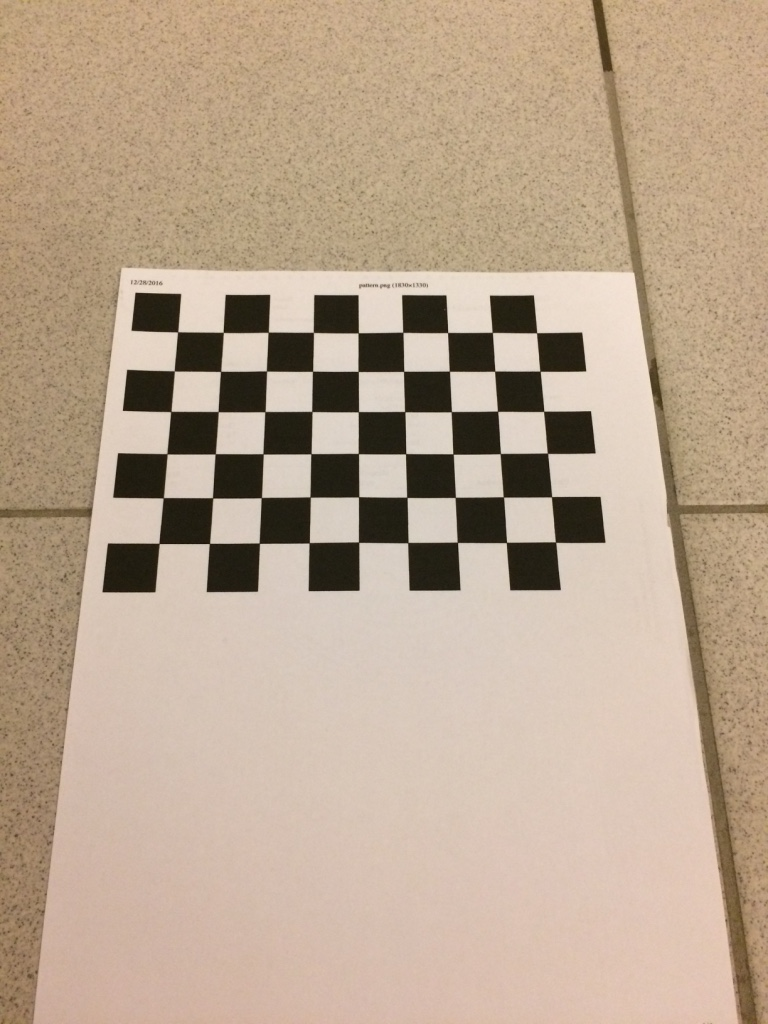
#> input picture calibration_iPhone5s/thumb_IMG_0921_1024.jpg, 768 x 1024 px; its folder holds only this picture in this run
$ jupyter execute --allow-errors camera_calibration.ipynb   (shell and % lines are left out)
#> lines starting #> are read from the running program, lines starting #| are printed output that depends on the picture; after the words box and inside, x2 and y2 are one past the last pixel; in counts of white or black regions, pixels touching at a corner belong together
Camera Calibration with OpenCV
===

### Run the code in the cell below to extract object points and image points for camera calibration.

[cell 1]
import numpy as np
import cv2
import glob
import matplotlib
matplotlib.use('qt5agg')
import matplotlib.pyplot as plt

#%matplotlib inline
#%matplotlib qt

# prepare object points, like (0,0,0), (1,0,0), (2,0,0) ....,(6,5,0)
objp = np.zeros((6*9,3), np.float32)
objp[:,:2] = np.mgrid[0:9, 0:6].T.reshape(-1,2)

# Arrays to store object points and image points from all the images.
objpoints = [] # 3d points in real world space
imgpoints = [] # 2d points in image plane.

# Make a list of calibration images
#images = glob.glob('calibration_wide/GO*.jpg')
images = glob.glob('calibration_iPhone5s/thumb*.jpg')

# Step through the list and search for chessboard corners
for idx, fname in enumerate(images):
    img = cv2.imread(fname)
#> img is the input picture: shape (1024, 768, 3); mean B, G, R 144.4, 165.7, 186.5
    gray = cv2.cvtColor(img, cv2.COLOR_BGR2GRAY)
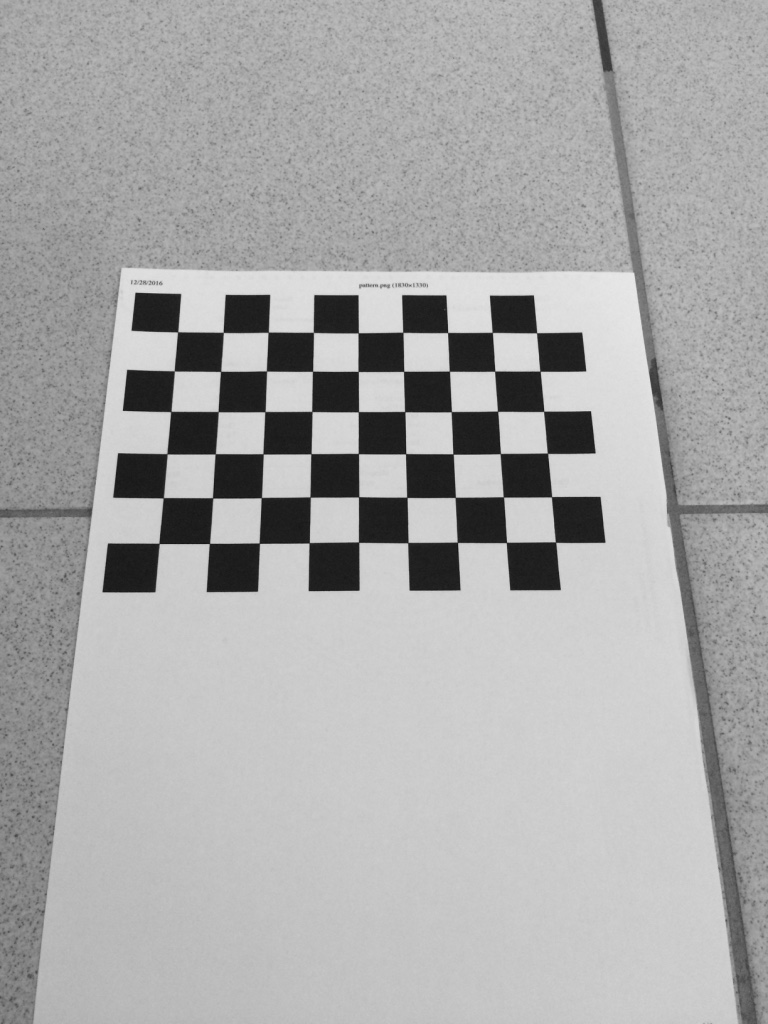
#> gray: shape (1024, 768); min 21, max 233, mean 169.5

    # Find the chessboard corners
    ret, corners = cv2.findChessboardCorners(gray, (9,6), None)
#> ret = True; corners = 54 rows, first 8: [177.6, 331.8], [223.3, 332.4], [268.3, 332.3], [313.4, 332.4], [358.3, 332.7], [402.8, 332.3], [447.6, 332.5], [492.3, 332.5]

    # If found, add object points, image points
    if ret == True:
        objpoints.append(objp)
        imgpoints.append(corners)

        # Draw and display the corners
        cv2.drawChessboardCorners(img, (9,6), corners, ret)
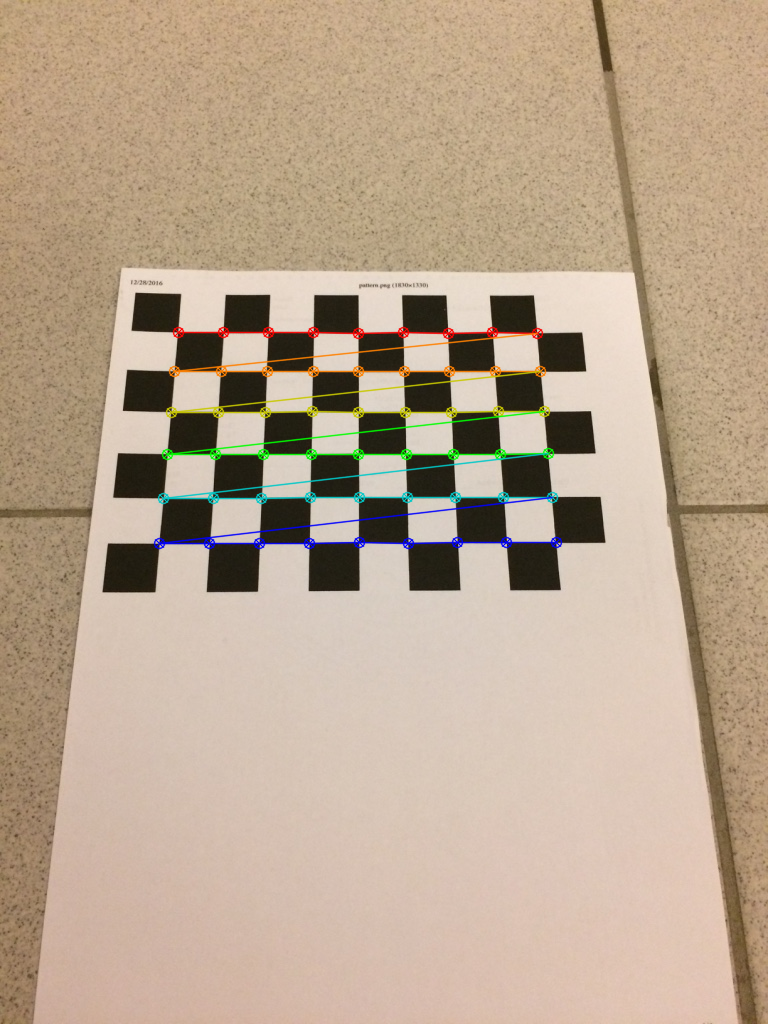
#> img: shape (1024, 768, 3); 2.11% of pixels changed, all inside (x1, y1, x2, y2) = (153, 326, 563, 550)
        #write_name = 'corners_found'+str(idx)+'.jpg'
        #cv2.imwrite(write_name, img)
        cv2.imshow('img', img)
        cv2.waitKey(500)

cv2.destroyAllWindows()

$ run again, on calibration_iPhone5s/thumb_IMG_0928_1024.jpg
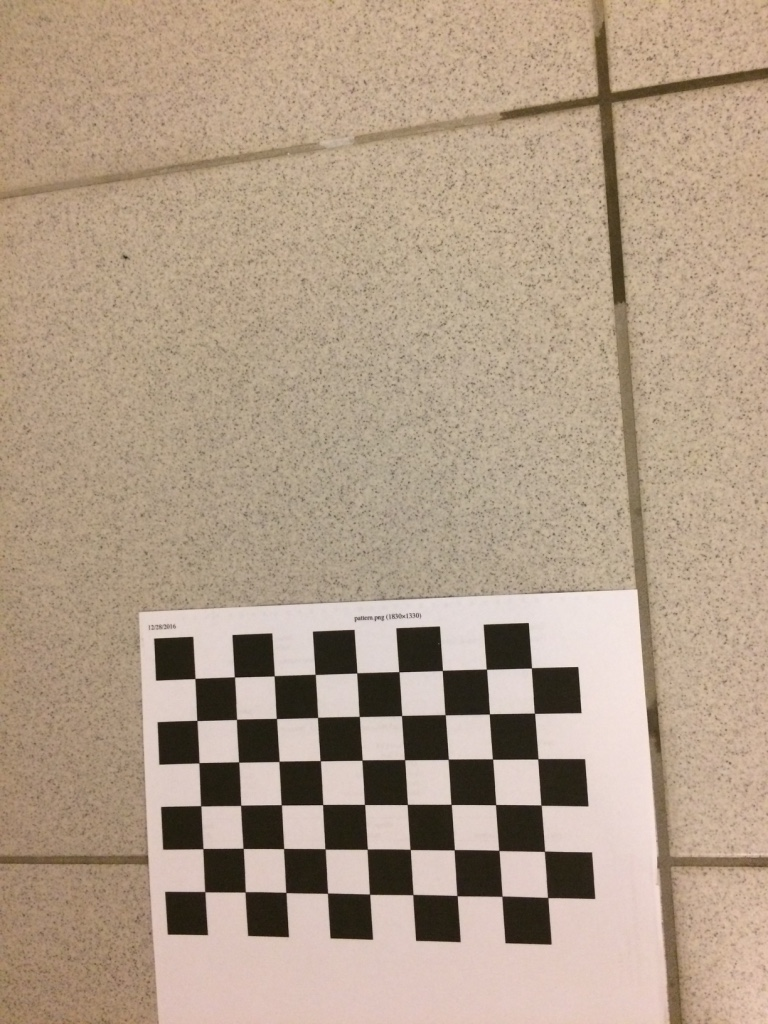
#> input picture calibration_iPhone5s/thumb_IMG_0928_1024.jpg, 768 x 1024 px
#> img is the input picture: shape (1024, 768, 3); mean B, G, R 136.6, 156.8, 177
#> `gray = cv2.cvtColor(img, cv2.COLOR_BGR2GRAY)`:
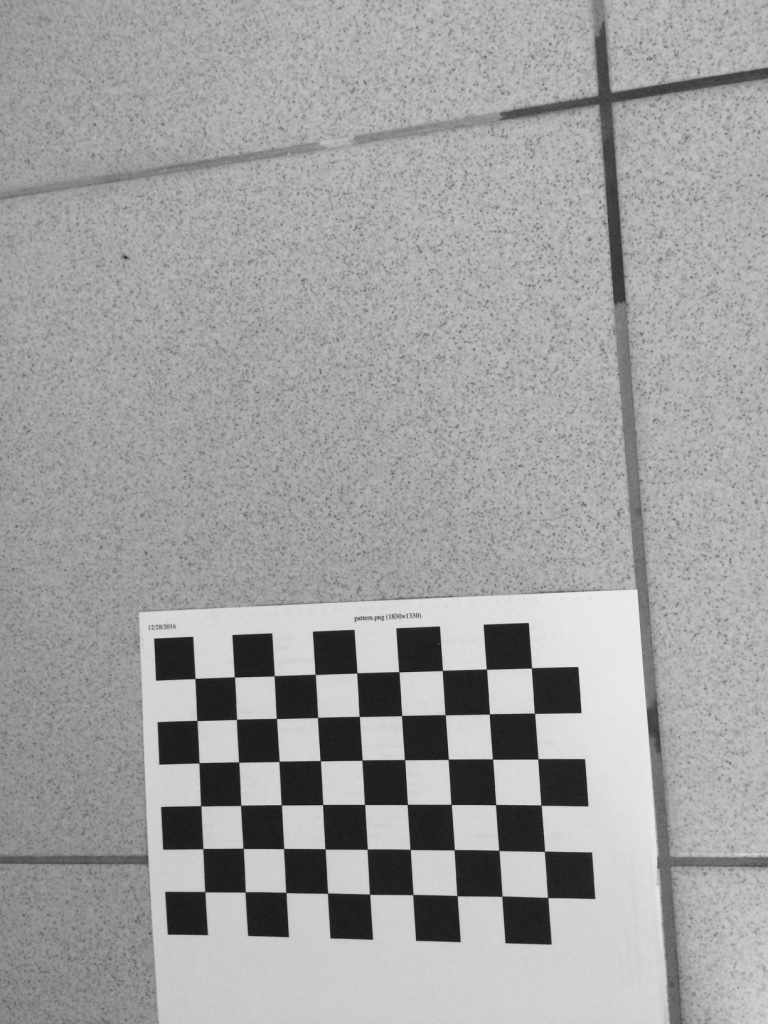
#> gray: shape (1024, 768); min 18, max 236, mean 160.5
#> ret = True; corners = 54 rows, first 8: [195, 678.5], [234.5, 676.9], [274.2, 675.7], [315.3, 674.4], [356.8, 672.8], [398.9, 671.7], [442.4, 670.4], [486.4, 669.2]
#> `cv2.drawChessboardCorners(img, (9,6), corners, ret)`:
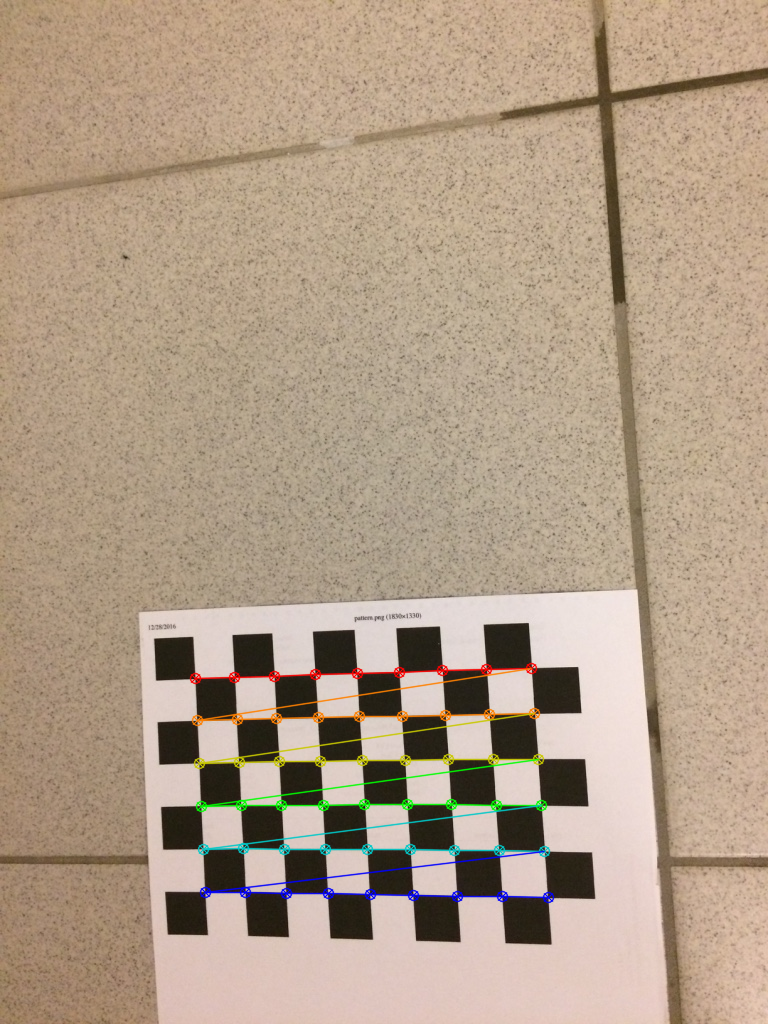
#> img: shape (1024, 768, 3); 1.95% of pixels changed, all inside (x1, y1, x2, y2) = (189, 662, 555, 904)

$ run again, on calibration_iPhone5s/thumb_IMG_0929_1024.jpg
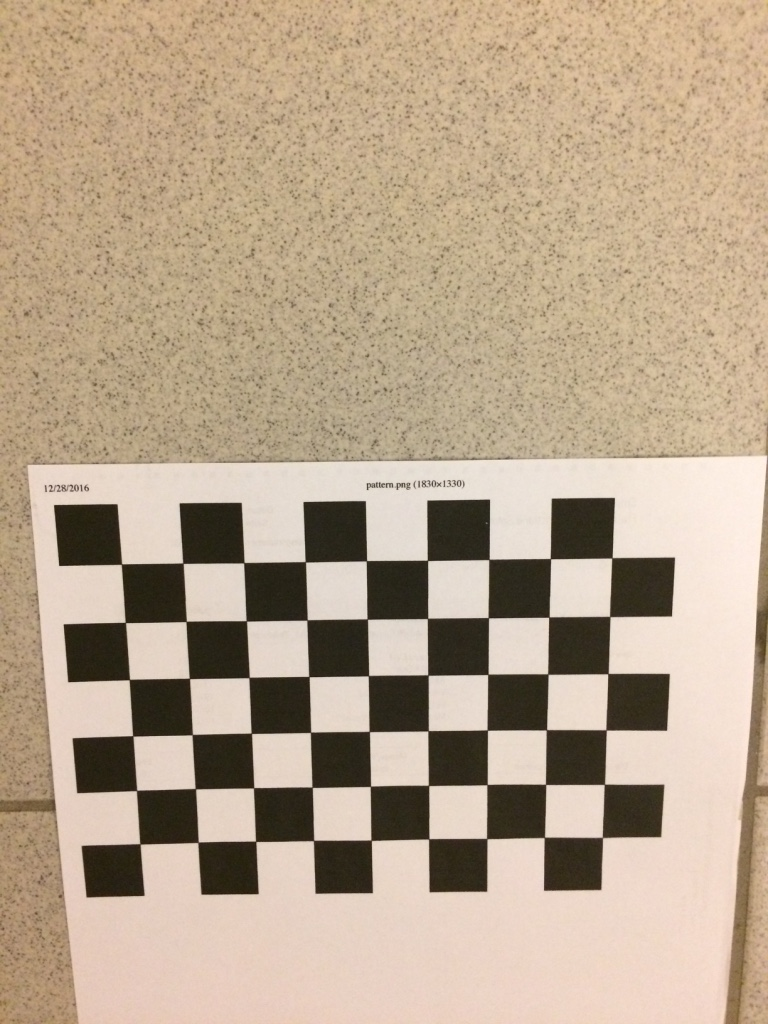
#> input picture calibration_iPhone5s/thumb_IMG_0929_1024.jpg, 768 x 1024 px
#> img is the input picture: shape (1024, 768, 3); mean B, G, R 142, 165, 184.3
#> `gray = cv2.cvtColor(img, cv2.COLOR_BGR2GRAY)`:
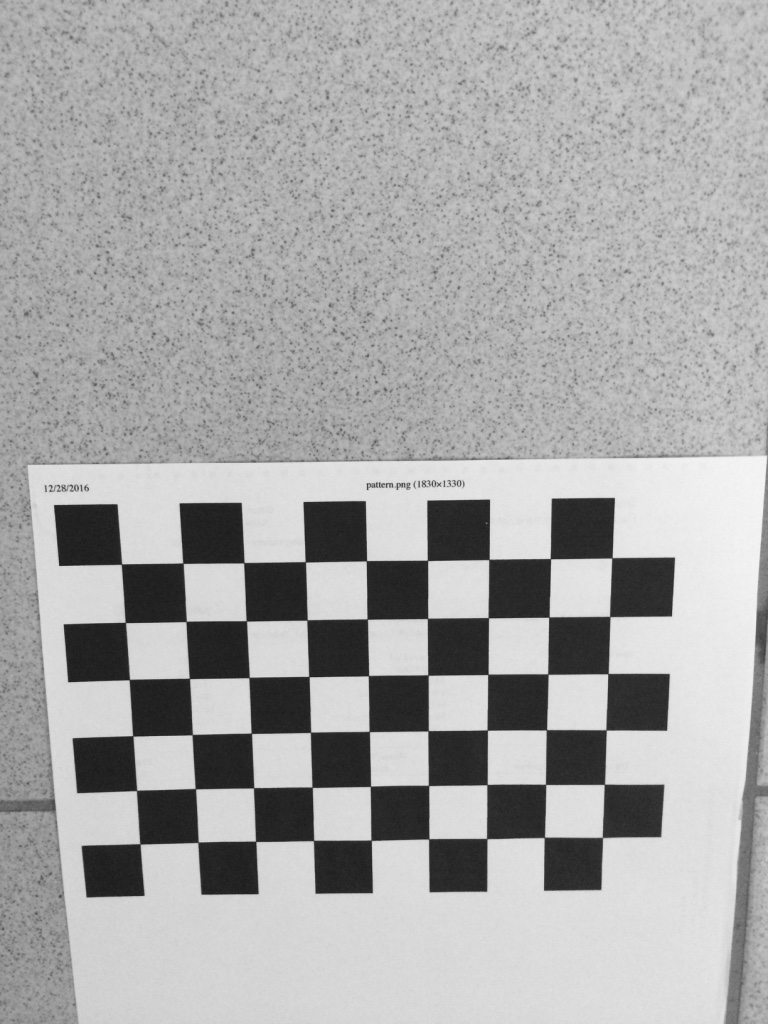
#> gray: shape (1024, 768); min 25, max 245, mean 168.1
#> ret = True; corners = 54 rows, first 8: [121.5, 564], [182.9, 563.2], [243.9, 562.6], [305.4, 561.8], [366.4, 560.7], [427.5, 560.4], [488.9, 559.4], [550.4, 558.6]
#> `cv2.drawChessboardCorners(img, (9,6), corners, ret)`:
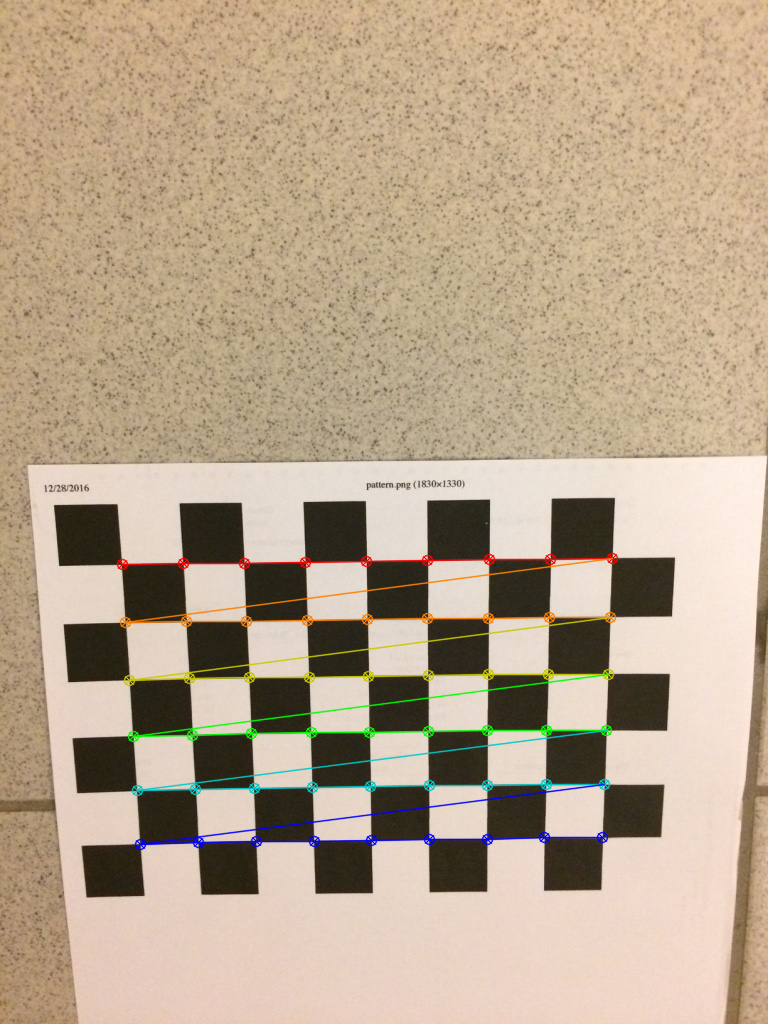
#> img: shape (1024, 768, 3); 2.54% of pixels changed, all inside (x1, y1, x2, y2) = (116, 552, 619, 851)

$ run again, on calibration_iPhone5s/thumb_IMG_0930_1024.jpg
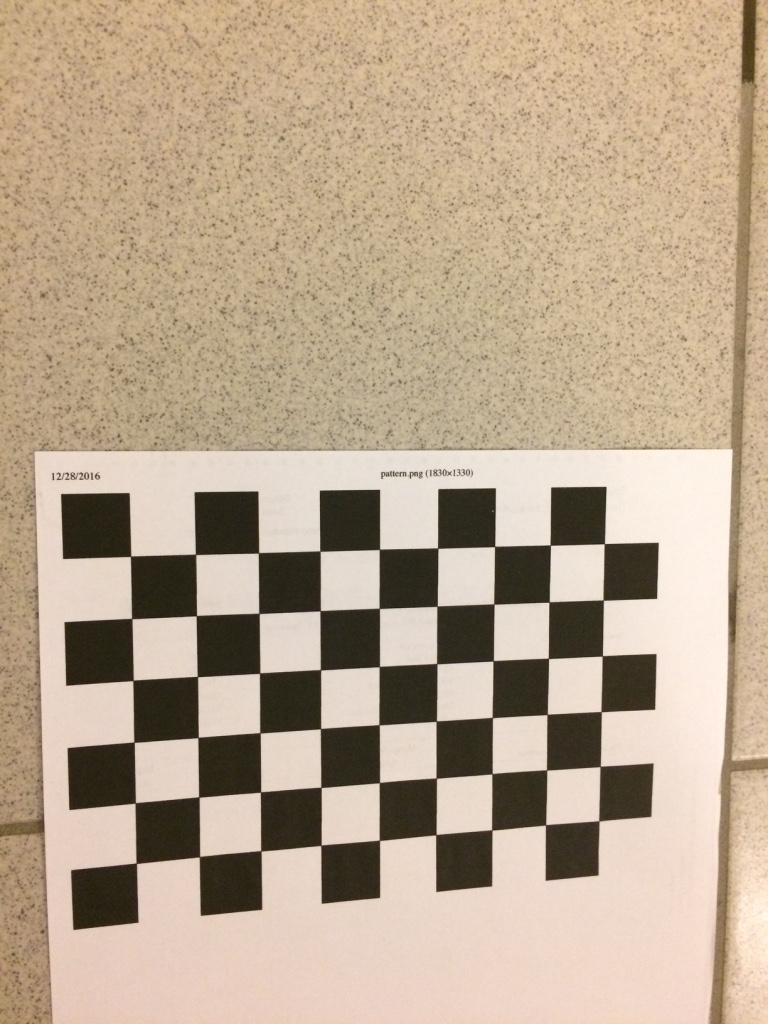
#> input picture calibration_iPhone5s/thumb_IMG_0930_1024.jpg, 768 x 1024 px
#> img is the input picture: shape (1024, 768, 3); mean B, G, R 143.7, 166.7, 185.9
#> `gray = cv2.cvtColor(img, cv2.COLOR_BGR2GRAY)`:
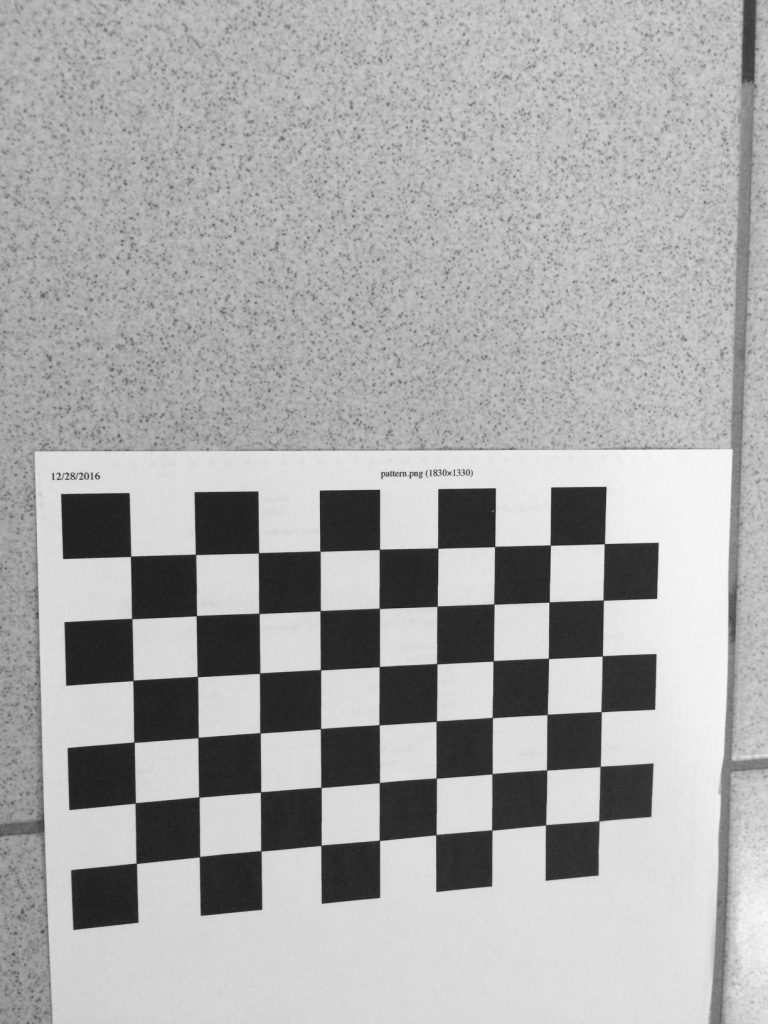
#> gray: shape (1024, 768); min 25, max 250, mean 169.8
#> ret = True; corners = 54 rows, first 8: [130.5, 556.3], [195.6, 554.4], [258.5, 552.7], [320, 551.2], [379.4, 549.3], [437.6, 548], [494.5, 546.5], [550.4, 545.2]
#> `cv2.drawChessboardCorners(img, (9,6), corners, ret)`:
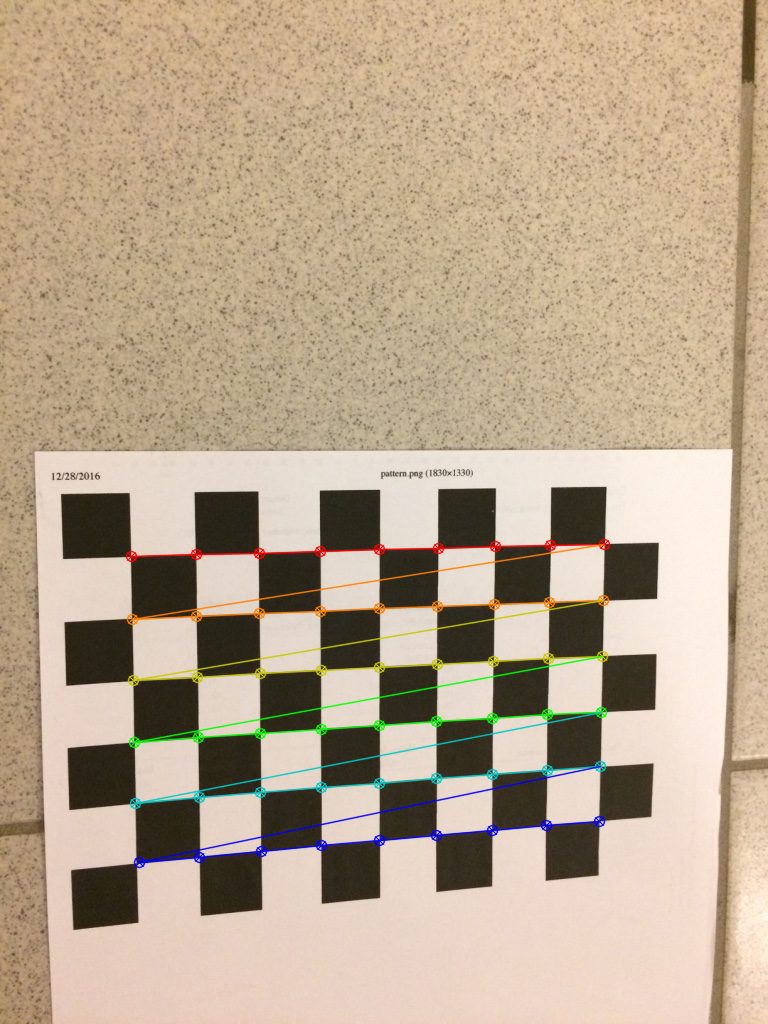
#> img: shape (1024, 768, 3); 2.51% of pixels changed, all inside (x1, y1, x2, y2) = (125, 538, 611, 869)
